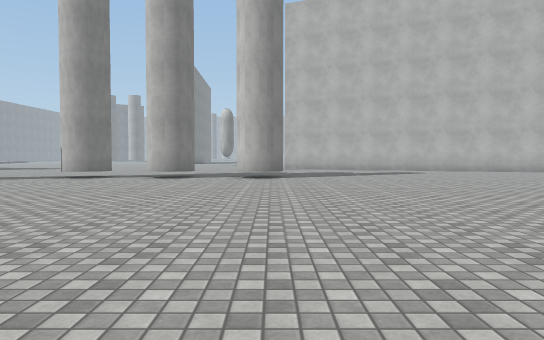
View 1 (above)

24 first-person views from a walk through a Unity game level. The camera is 1.2 m above the floor, tilts 2° down and sees 70° across. The floor is counted in squares, 2 m on a side. Each view is taken from the middle of a square. On the plan, view 1 faces up. The plan holds only what a view shows up to about 11 squares ahead; the rest is blank. The place goes on beyond the plan. Surface patterns are stand-ins for the level's own textures.

View 2
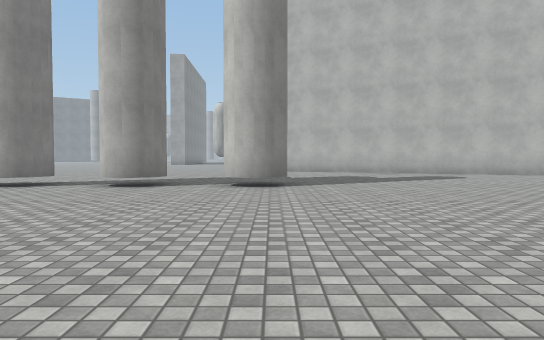

View 3
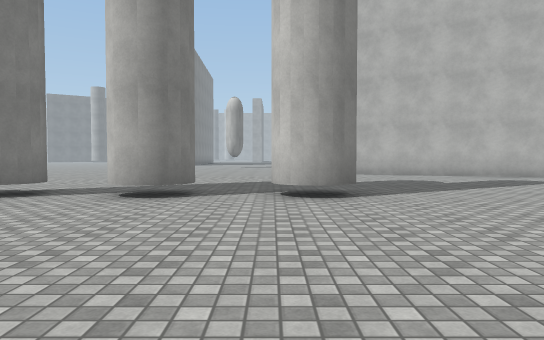

View 4
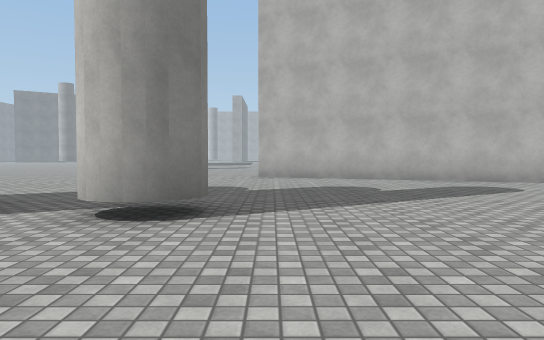

View 5
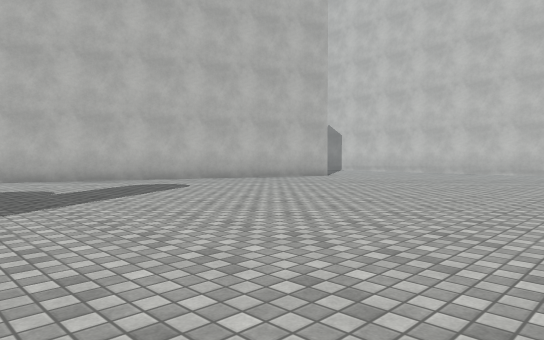

View 6
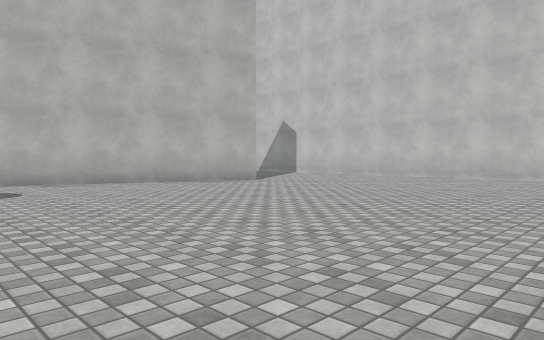

View 7
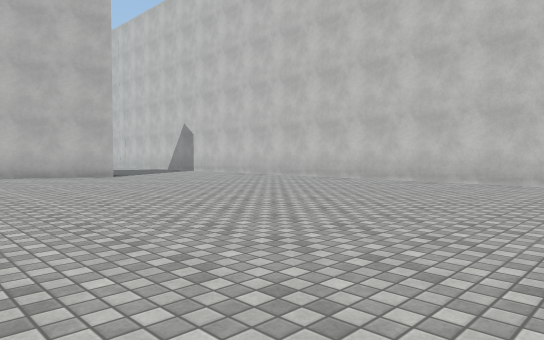

View 8
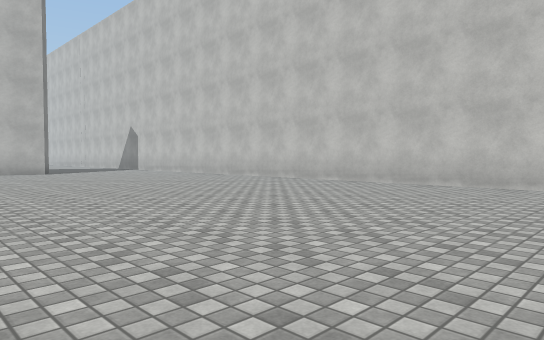

View 9
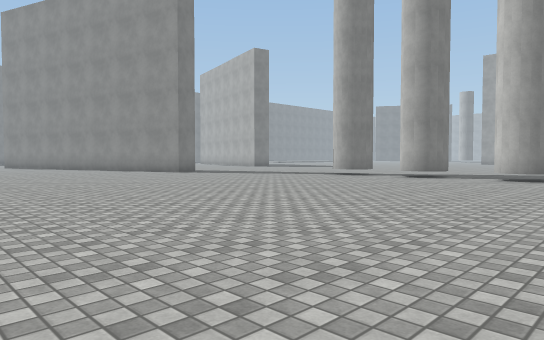

View 10
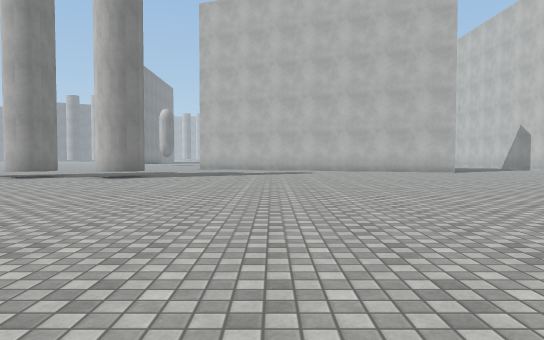

View 11
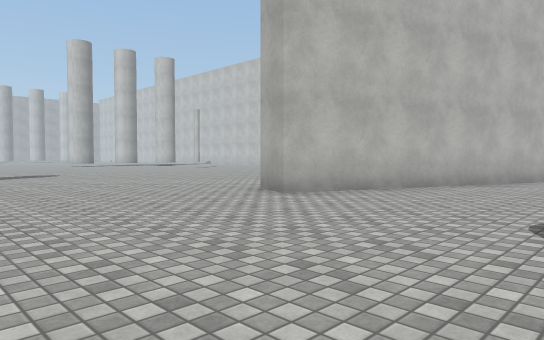

View 12
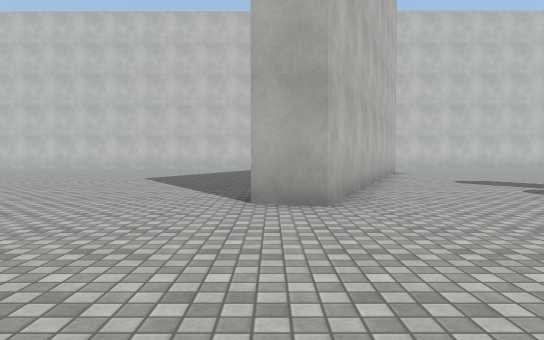

View 13
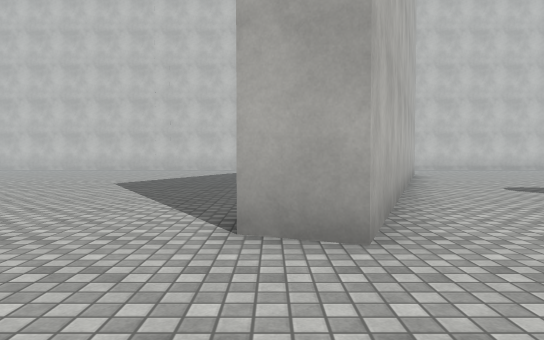

View 14
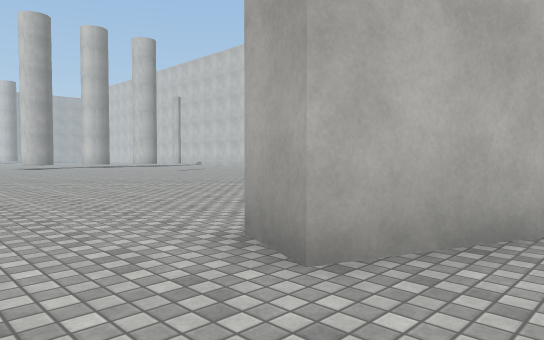

View 15
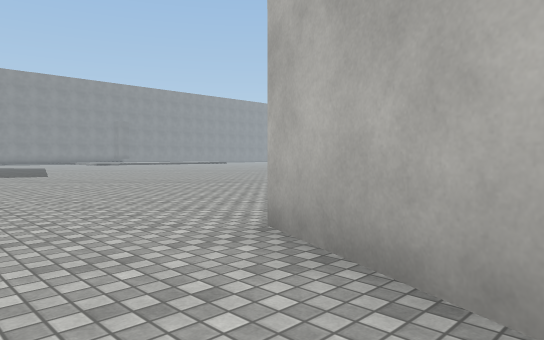

View 16
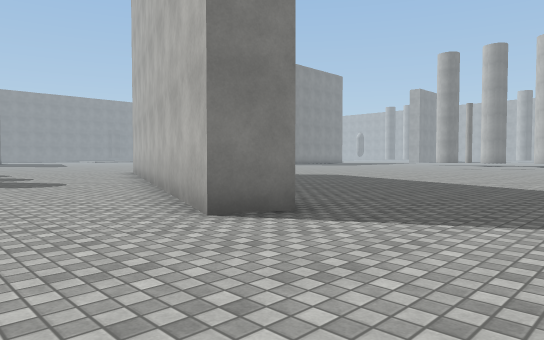

View 17
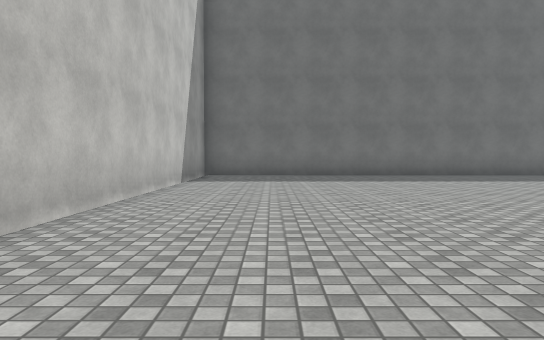

View 18
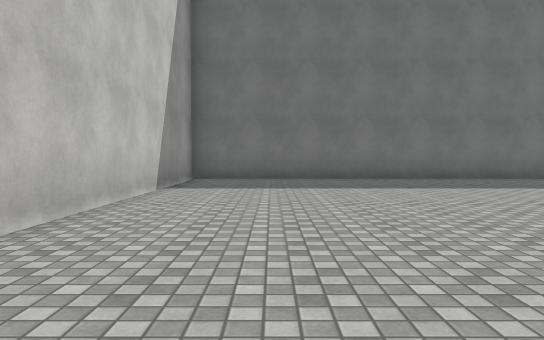

View 19
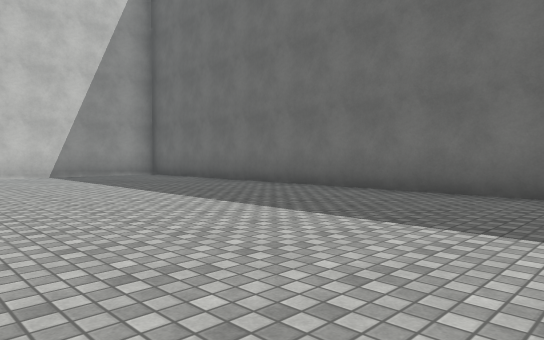

View 20
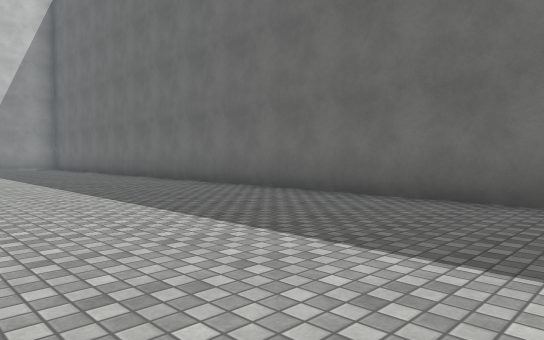

View 21
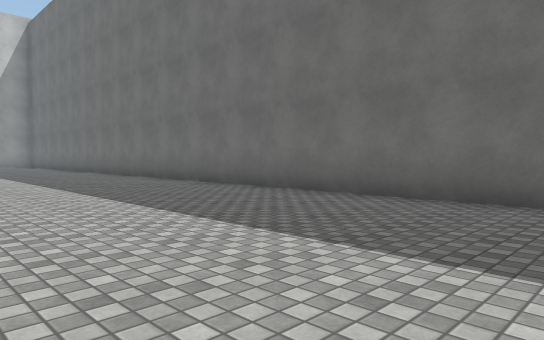

View 22
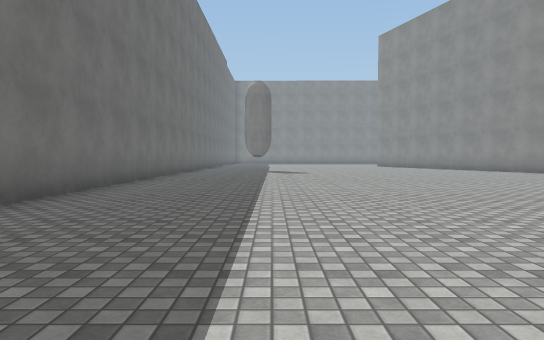

View 23
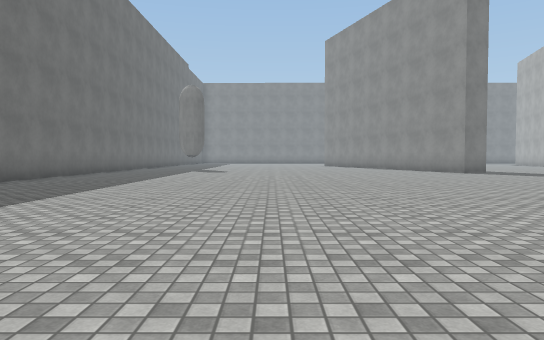

View 24
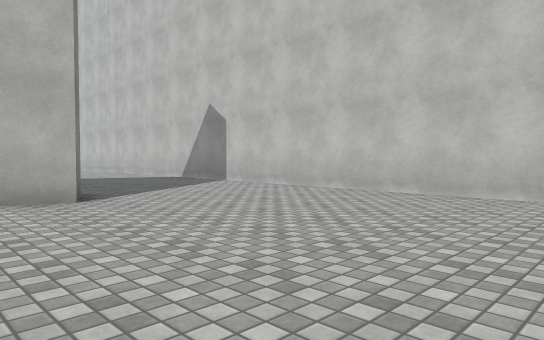

### Floor plan
Key: @ floor where view 1 was taken; # wall or solid block; . floor.
Columns run from 9 left of view 1 to 15 right of it. Each row starts with its distance up from view 1.
 29           ..
 28           ...
 27           ....
 26        .. .........
 25        ............
 24        ............ ..
 23     .. ...............
 22    ...................
 21   ....................
 20  ......................
 19 ..........##..   .......
 18 ...........###    ......#
 17    ..........#### ......#
 16   ..............###.....#
 15   ................###...#
 14   ......................#
 13   ......................#
 12    .....................#
 11   ..#.#.##..............#
 10   ......................#
  9    .....................#
  8  .......................#
  7  .......................#
  6  .......................#
  5 ........................#
  4 ........................#
  3 ........................#
  2 ........................#
  1 ........................#
  0 .........@..............#
 -1 ........................#
 -2 ........................#
 -3 ........................#
 -4 ........................#
 -5 ........................#
 -6 #########################

Where each view was taken, in squares from view 1:
view 1: 0 up, 0 right, facing up
view 2: 3 up, 0 right, facing up
view 3: 5 up, 1 left, facing up
view 4: 7 up, 1 right, facing up
view 5: 7 up, 1 right, facing up-right
view 6: 7 up, 4 right, facing up-right
view 7: 3 up, 6 right, facing up-right
view 8: 0 up, 7 right, facing up-right
view 9: 0 up, 2 right, facing up-left
view 10: 0 up, 4 right, facing up
view 11: 14 up, 4 left, facing up-right
view 12: 19 up, 4 left, facing right
view 13: 19 up, 2 left, facing right
view 14: 17 up, 1 left, facing up-right
view 15: 16 up, 3 right, facing up-left
view 16: 12 up, 14 right, facing up-left
view 17: 7 up, 13 right, facing down
view 18: 5 up, 13 right, facing down
view 19: 1 up, 3 right, facing down-right
view 20: 0 up, 4 left, facing down-right
view 21: 0 up, 8 left, facing down-right
view 22: 2 down, 2 right, facing left
view 23: 1 up, 3 right, facing left
view 24: 9 up, 9 right, facing up-right
